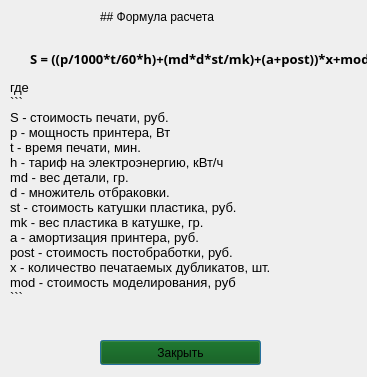
<?xml version="1.0" encoding="UTF-8"?>
<ui version="4.0">
 <class>Dialog</class>
 <widget class="QDialog" name="Dialog">
  <property name="geometry">
   <rect>
    <x>0</x>
    <y>0</y>
    <width>367</width>
    <height>377</height>
   </rect>
  </property>
  <property name="windowTitle">
   <string>Формула расчета</string>
  </property>
  <property name="windowIcon">
   <iconset>
    <normaloff>img/logo-1.png</normaloff>img/logo-1.png</iconset>
  </property>
  <widget class="QLabel" name="label">
   <property name="geometry">
    <rect>
     <x>100</x>
     <y>10</y>
     <width>171</width>
     <height>41</height>
    </rect>
   </property>
   <property name="font">
    <font>
     <pointsize>9</pointsize>
    </font>
   </property>
   <property name="text">
    <string>## Формула расчета</string>
   </property>
   <property name="textFormat">
    <enum>Qt::MarkdownText</enum>
   </property>
   <property name="alignment">
    <set>Qt::AlignLeading|Qt::AlignLeft|Qt::AlignTop</set>
   </property>
  </widget>
  <widget class="QLabel" name="label_2">
   <property name="geometry">
    <rect>
     <x>30</x>
     <y>50</y>
     <width>341</width>
     <height>21</height>
    </rect>
   </property>
   <property name="font">
    <font>
     <family>Sans Serif</family>
     <pointsize>10</pointsize>
     <bold>true</bold>
     <kerning>false</kerning>
    </font>
   </property>
   <property name="autoFillBackground">
    <bool>false</bool>
   </property>
   <property name="text">
    <string>S = ((p/1000*t/60*h)+(md*d*st/mk)+(a+post))*x+mod</string>
   </property>
   <property name="textFormat">
    <enum>Qt::MarkdownText</enum>
   </property>
   <property name="scaledContents">
    <bool>true</bool>
   </property>
   <property name="alignment">
    <set>Qt::AlignLeading|Qt::AlignLeft|Qt::AlignTop</set>
   </property>
   <property name="wordWrap">
    <bool>false</bool>
   </property>
  </widget>
  <widget class="QLabel" name="label_3">
   <property name="geometry">
    <rect>
     <x>10</x>
     <y>80</y>
     <width>341</width>
     <height>281</height>
    </rect>
   </property>
   <property name="font">
    <font>
     <pointsize>10</pointsize>
    </font>
   </property>
   <property name="text">
    <string>где
```
S - стоимость печати, руб.
p - мощность принтера, Вт
t - время печати, мин.
h - тариф на электроэнергию, кВт/ч
md - вес детали, гр.
d - множитель отбраковки.
st - стоимость катушки пластика, руб.
mk - вес пластика в катушке, гр.
a - амортизация принтера, руб.
post - стоимость постобработки, руб.
х - количество печатаемых дубликатов, шт.
mod - стоимость моделирования, руб
```</string>
   </property>
   <property name="textFormat">
    <enum>Qt::MarkdownText</enum>
   </property>
   <property name="scaledContents">
    <bool>false</bool>
   </property>
   <property name="alignment">
    <set>Qt::AlignLeading|Qt::AlignLeft|Qt::AlignTop</set>
   </property>
   <property name="wordWrap">
    <bool>true</bool>
   </property>
  </widget>
  <widget class="QPushButton" name="pushButton">
   <property name="geometry">
    <rect>
     <x>100</x>
     <y>340</y>
     <width>161</width>
     <height>25</height>
    </rect>
   </property>
   <property name="styleSheet">
    <string notr="true">background-color: rgb(0, 80, 0);</string>
   </property>
   <property name="text">
    <string>Закрыть</string>
   </property>
  </widget>
 </widget>
 <resources/>
 <connections/>
</ui>
